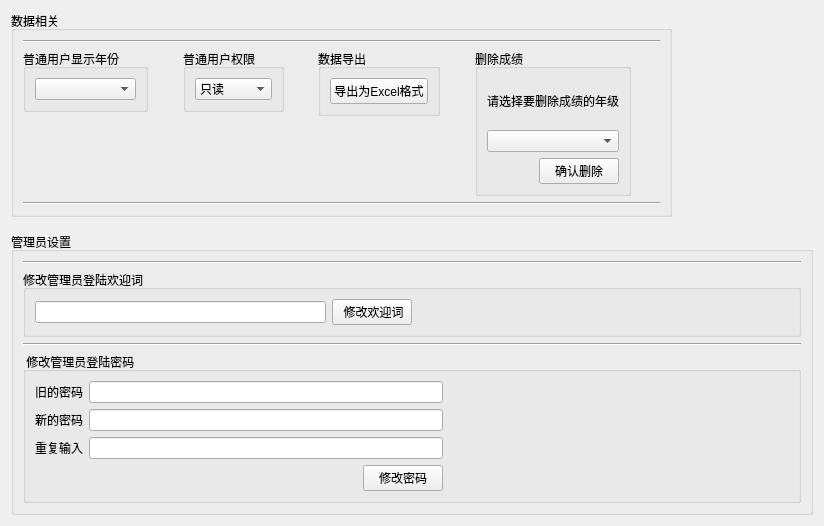
<?xml version="1.0" encoding="UTF-8"?>
<ui version="4.0">
 <class>SetWidget</class>
 <widget class="QWidget" name="SetWidget">
  <property name="geometry">
   <rect>
    <x>0</x>
    <y>0</y>
    <width>824</width>
    <height>526</height>
   </rect>
  </property>
  <property name="windowTitle">
   <string>系统设置</string>
  </property>
  <layout class="QFormLayout" name="formLayout">
   <property name="fieldGrowthPolicy">
    <enum>QFormLayout::AllNonFixedFieldsGrow</enum>
   </property>
   <item row="0" column="0">
    <widget class="QGroupBox" name="dataBox">
     <property name="title">
      <string>数据相关</string>
     </property>
     <layout class="QVBoxLayout" name="verticalLayout_4">
      <item>
       <widget class="Line" name="dataline">
        <property name="orientation">
         <enum>Qt::Horizontal</enum>
        </property>
       </widget>
      </item>
      <item>
       <layout class="QHBoxLayout" name="horizontalLayout">
        <item>
         <layout class="QVBoxLayout" name="yearLayout">
          <item>
           <widget class="QGroupBox" name="displayBox">
            <property name="title">
             <string>普通用户显示年份</string>
            </property>
            <layout class="QVBoxLayout" name="verticalLayout">
             <item>
              <widget class="QComboBox" name="yearComboBox"/>
             </item>
            </layout>
           </widget>
          </item>
          <item>
           <spacer name="verticalSpacer">
            <property name="orientation">
             <enum>Qt::Vertical</enum>
            </property>
            <property name="sizeHint" stdset="0">
             <size>
              <width>20</width>
              <height>40</height>
             </size>
            </property>
           </spacer>
          </item>
         </layout>
        </item>
        <item>
         <spacer name="dataSpacer_1">
          <property name="orientation">
           <enum>Qt::Horizontal</enum>
          </property>
          <property name="sizeHint" stdset="0">
           <size>
            <width>29</width>
            <height>17</height>
           </size>
          </property>
         </spacer>
        </item>
        <item>
         <layout class="QVBoxLayout" name="userLayout">
          <item>
           <widget class="QGroupBox" name="permissionBox">
            <property name="title">
             <string>普通用户权限</string>
            </property>
            <layout class="QVBoxLayout" name="verticalLayout_2">
             <item>
              <widget class="QComboBox" name="permissionComboBox">
               <item>
                <property name="text">
                 <string>只读</string>
                </property>
               </item>
               <item>
                <property name="text">
                 <string>编辑</string>
                </property>
               </item>
              </widget>
             </item>
            </layout>
           </widget>
          </item>
          <item>
           <spacer name="userSpacer">
            <property name="orientation">
             <enum>Qt::Vertical</enum>
            </property>
            <property name="sizeHint" stdset="0">
             <size>
              <width>20</width>
              <height>40</height>
             </size>
            </property>
           </spacer>
          </item>
         </layout>
        </item>
        <item>
         <spacer name="dataSpacer_2">
          <property name="orientation">
           <enum>Qt::Horizontal</enum>
          </property>
          <property name="sizeHint" stdset="0">
           <size>
            <width>28</width>
            <height>17</height>
           </size>
          </property>
         </spacer>
        </item>
        <item>
         <layout class="QVBoxLayout" name="exportLayout">
          <item>
           <widget class="QGroupBox" name="exportBox">
            <property name="title">
             <string>数据导出</string>
            </property>
            <layout class="QVBoxLayout" name="verticalLayout_3">
             <item>
              <widget class="QPushButton" name="exportButton">
               <property name="text">
                <string>导出为Excel格式</string>
               </property>
              </widget>
             </item>
            </layout>
           </widget>
          </item>
          <item>
           <spacer name="exportSpacer">
            <property name="orientation">
             <enum>Qt::Vertical</enum>
            </property>
            <property name="sizeHint" stdset="0">
             <size>
              <width>20</width>
              <height>40</height>
             </size>
            </property>
           </spacer>
          </item>
         </layout>
        </item>
        <item>
         <spacer name="dataSpacer_3">
          <property name="orientation">
           <enum>Qt::Horizontal</enum>
          </property>
          <property name="sizeHint" stdset="0">
           <size>
            <width>29</width>
            <height>17</height>
           </size>
          </property>
         </spacer>
        </item>
        <item>
         <widget class="QGroupBox" name="deleteBox">
          <property name="title">
           <string>删除成绩</string>
          </property>
          <layout class="QVBoxLayout" name="verticalLayout_12">
           <item>
            <layout class="QVBoxLayout" name="verticalLayout_7">
             <item>
              <widget class="QLabel" name="deleteLabel">
               <property name="text">
                <string>请选择要删除成绩的年级</string>
               </property>
              </widget>
             </item>
             <item>
              <widget class="QComboBox" name="deleteComboBox"/>
             </item>
             <item>
              <layout class="QHBoxLayout" name="horizontalLayout_11">
               <item>
                <spacer name="horizontalSpacer_8">
                 <property name="orientation">
                  <enum>Qt::Horizontal</enum>
                 </property>
                 <property name="sizeHint" stdset="0">
                  <size>
                   <width>40</width>
                   <height>20</height>
                  </size>
                 </property>
                </spacer>
               </item>
               <item>
                <widget class="QPushButton" name="deleteButton">
                 <property name="text">
                  <string>确认删除</string>
                 </property>
                </widget>
               </item>
              </layout>
             </item>
            </layout>
           </item>
          </layout>
         </widget>
        </item>
        <item>
         <spacer name="dataSpacer_4">
          <property name="orientation">
           <enum>Qt::Horizontal</enum>
          </property>
          <property name="sizeHint" stdset="0">
           <size>
            <width>29</width>
            <height>17</height>
           </size>
          </property>
         </spacer>
        </item>
       </layout>
      </item>
      <item>
       <widget class="Line" name="line">
        <property name="orientation">
         <enum>Qt::Horizontal</enum>
        </property>
       </widget>
      </item>
     </layout>
    </widget>
   </item>
   <item row="1" column="0">
    <widget class="Line" name="mianLine">
     <property name="orientation">
      <enum>Qt::Horizontal</enum>
     </property>
    </widget>
   </item>
   <item row="2" column="0" colspan="2">
    <widget class="QGroupBox" name="manangeBox">
     <property name="title">
      <string>管理员设置</string>
     </property>
     <layout class="QVBoxLayout" name="verticalLayout_6">
      <item>
       <widget class="Line" name="line_4">
        <property name="orientation">
         <enum>Qt::Horizontal</enum>
        </property>
       </widget>
      </item>
      <item>
       <widget class="QGroupBox" name="textBox">
        <property name="title">
         <string>修改管理员登陆欢迎词</string>
        </property>
        <layout class="QHBoxLayout" name="horizontalLayout_2">
         <item>
          <layout class="QHBoxLayout" name="horizontalLayout_3">
           <item>
            <widget class="QLineEdit" name="welcomeEdit"/>
           </item>
           <item>
            <widget class="QPushButton" name="changeWelcomeButton">
             <property name="text">
              <string> 修改欢迎词</string>
             </property>
            </widget>
           </item>
          </layout>
         </item>
         <item>
          <spacer name="horizontalSpacer">
           <property name="orientation">
            <enum>Qt::Horizontal</enum>
           </property>
           <property name="sizeHint" stdset="0">
            <size>
             <width>371</width>
             <height>20</height>
            </size>
           </property>
          </spacer>
         </item>
        </layout>
       </widget>
      </item>
      <item>
       <widget class="Line" name="line_3">
        <property name="orientation">
         <enum>Qt::Horizontal</enum>
        </property>
       </widget>
      </item>
      <item>
       <widget class="QGroupBox" name="groupBox">
        <property name="title">
         <string> 修改管理员登陆密码</string>
        </property>
        <layout class="QHBoxLayout" name="horizontalLayout_4">
         <item>
          <layout class="QHBoxLayout" name="horizontalLayout_12">
           <item>
            <layout class="QVBoxLayout" name="verticalLayout_5">
             <item>
              <layout class="QHBoxLayout" name="horizontalLayout_8">
               <item>
                <widget class="QLabel" name="displayLabel_2">
                 <property name="text">
                  <string>旧的密码</string>
                 </property>
                </widget>
               </item>
               <item>
                <widget class="QLineEdit" name="oldPassEdit"/>
               </item>
              </layout>
             </item>
             <item>
              <layout class="QHBoxLayout" name="horizontalLayout_7">
               <item>
                <widget class="QLabel" name="displayLabel_3">
                 <property name="text">
                  <string>新的密码</string>
                 </property>
                </widget>
               </item>
               <item>
                <widget class="QLineEdit" name="newPassEdit"/>
               </item>
              </layout>
             </item>
             <item>
              <layout class="QHBoxLayout" name="horizontalLayout_6">
               <item>
                <widget class="QLabel" name="displayLabel_4">
                 <property name="text">
                  <string>重复输入</string>
                 </property>
                </widget>
               </item>
               <item>
                <widget class="QLineEdit" name="reNewPassEdit"/>
               </item>
              </layout>
             </item>
             <item>
              <layout class="QHBoxLayout" name="horizontalLayout_5">
               <item>
                <spacer name="horizontalSpacer_4">
                 <property name="orientation">
                  <enum>Qt::Horizontal</enum>
                 </property>
                 <property name="sizeHint" stdset="0">
                  <size>
                   <width>328</width>
                   <height>20</height>
                  </size>
                 </property>
                </spacer>
               </item>
               <item>
                <widget class="QPushButton" name="changePassButton">
                 <property name="text">
                  <string>修改密码</string>
                 </property>
                </widget>
               </item>
              </layout>
             </item>
            </layout>
           </item>
          </layout>
         </item>
         <item>
          <spacer name="horizontalSpacer_2">
           <property name="orientation">
            <enum>Qt::Horizontal</enum>
           </property>
           <property name="sizeHint" stdset="0">
            <size>
             <width>320</width>
             <height>20</height>
            </size>
           </property>
          </spacer>
         </item>
        </layout>
       </widget>
      </item>
     </layout>
    </widget>
   </item>
  </layout>
 </widget>
 <resources/>
 <connections/>
</ui>
